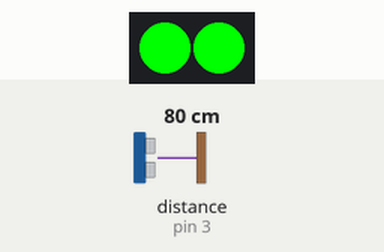
This sketch was run on a simulated Arduino Uno, built with avr-gcc and run on an emulated ATmega328P. On the bench: 2 RGB LEDs in strip order, left to right. The inputs (shaded band) are chosen by the test bench; at power-on: distance to the obstacle (sensor on pin 3) 80 cm. Dim RGB values are drawn brighter than linear.

Above: at 1.2 s.
1.3 s: distance to the obstacle (sensor on pin 3) set to 2 cm
At 2.4 s:
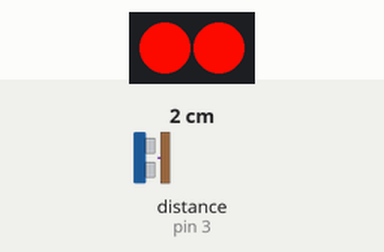
2.8 s: distance to the obstacle (sensor on pin 3) set to 18 cm
At 3.5 s:
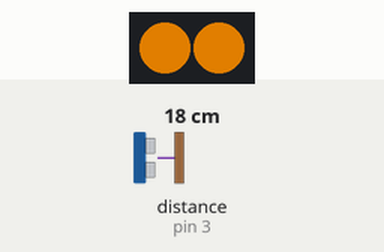
4.3 s: distance to the obstacle (sensor on pin 3) set to 60 cm
At 4.7 s:
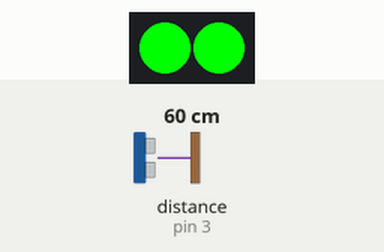
Timing chart, 0 to 7.3 s (numbered marks = the images above; inputs shaded):
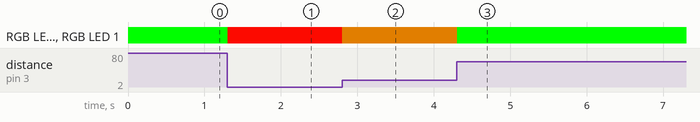

Measured:
- after the input at 1.3 s, RGB LED 0, RGB LED 1: RGB(0, 255, 0) → RGB(244, 10, 0) at once
- after the input at 2.8 s, RGB LED 0, RGB LED 1: RGB(244, 10, 0) → RGB(163, 91, 0) at once
- after the input at 4.3 s, RGB LED 0, RGB LED 1: RGB(163, 91, 0) → RGB(0, 255, 0) at once

The sketch:

challenge-2.ino
```cpp
#include <MeMCore.h>

// ----- DEFINITIONS  -----
MeRGBLed led(0, 2);
MeUltrasonicSensor sensor(PORT_3);

// ----- PROPGRAM SETUP -----
void setup() {
  led.setpin(13);
}

// -----  PROGRAM LOOP  -----
void loop() {
  float distance = sensor.distanceCm();
  if (distance >= 50) {
    // Producing green light
    led.setColor(0, 255, 0);
  } else {
    // Producing a linear gradient from green to red
    float green = (255 * distance) / 50;
    led.setColor(255 - green, green, 0);
  }

  // Refresh the LEDs so we can get new colors
  led.show();
}
```
